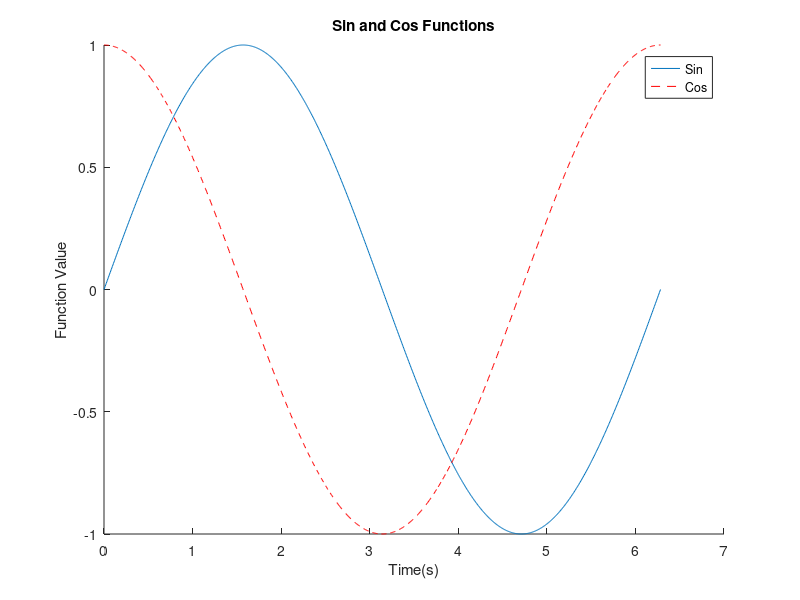

Source code (MATLAB): (Note: this script raises an error after producing the figure.)
%% 1)
a = 10;
b = (2.5)*10^23;
c = 2+3*i;
d = exp(1)^(j*2*(pi/3));

%% 4)
x = 1/(1+exp(-(a-15)/6));
y = (sqrt(a)+(b^(1/21)))^pi;
z = (log(real((c+d)*(c-d))*sin(a*pi/3)))/(c*conj(c));

%% 8)
figure;
hold on;
t = linspace(0,2*pi,1000);
plot(t,sin(t));
plot(t,cos(t), '--r');
xlabel('Time(s)');
ylabel('Function Value');
title('Sin and Cos Functions');
legend('Sin','Cos');
xlim(0,2*pi);
ylim(-1.4,1.4);